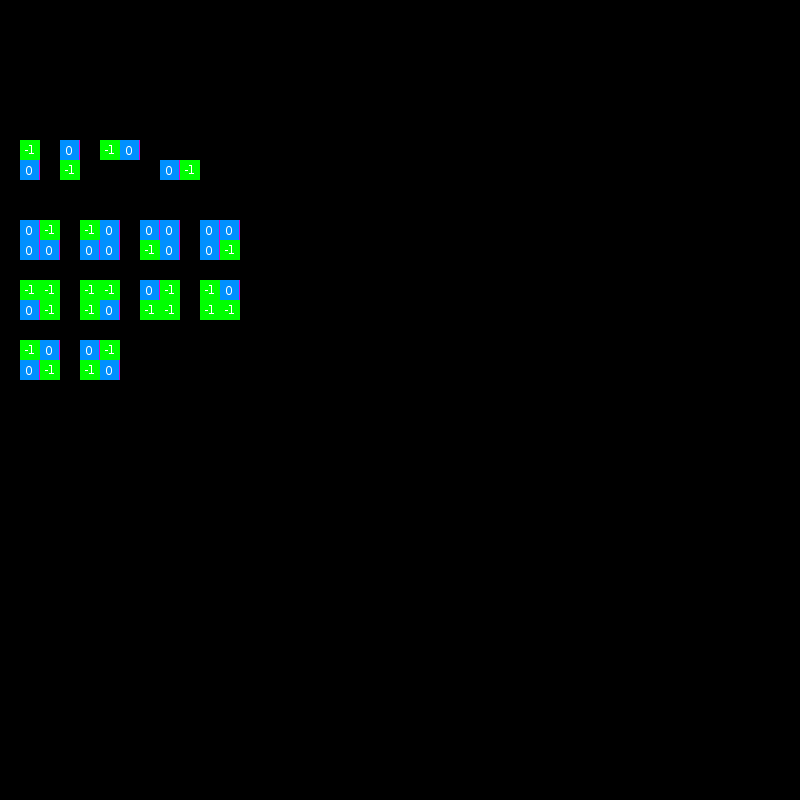

A level layout from a 2D game, rendered from its tile map. Below: a short description, then the map file with tile-grid data replaced by summaries:
An orthogonal 40x40 tile map with 20x20 px tiles, 2 tile layers (ruleRegions, ruleSet), 1 hidden layer not drawn, 2 tilesets.

<map version="1.0" orientation="orthogonal" width="40" height="40" tilewidth="20" tileheight="20">
 <properties>
  <property name="AutomapRadius" value="1" />
 </properties>
 <tileset firstgid="1" name="tileset" tilewidth="20" tileheight="20">
  <image source="../../assets/img/tileset.png" trans="ff00ff" width="560" height="320" />
 </tileset>
 <tileset firstgid="449" name="map_helper" tilewidth="20" tileheight="20">
  <image source="../../assets/img/map_helper.png" width="160" height="100" />
 </tileset>
 <layer name="ruleRegions" width="40" height="40" opacity="0.85">
  <data>[1600 cells, 61 non-empty, 2 distinct tile ids]</data>
 </layer>
 <layer name="ruleSet" width="40" height="40">
  <data>[1600 cells, 48 non-empty, 2 distinct tile ids]</data>
 </layer>
 <layer name="rule_floor" width="40" height="40" visible="0">
  <data>[1600 cells, 36 non-empty, 14 distinct tile ids]</data>
 </layer>
</map>
